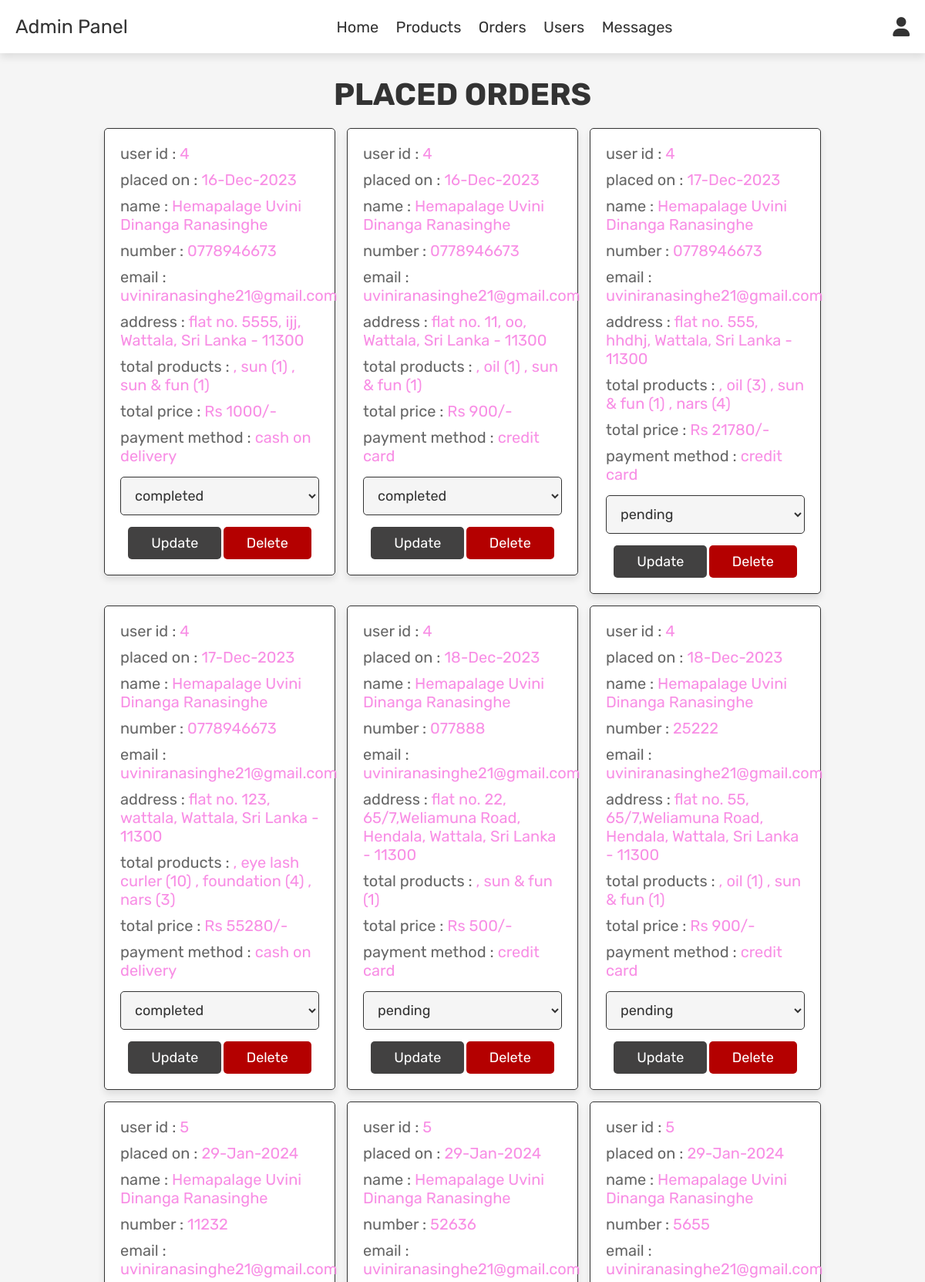
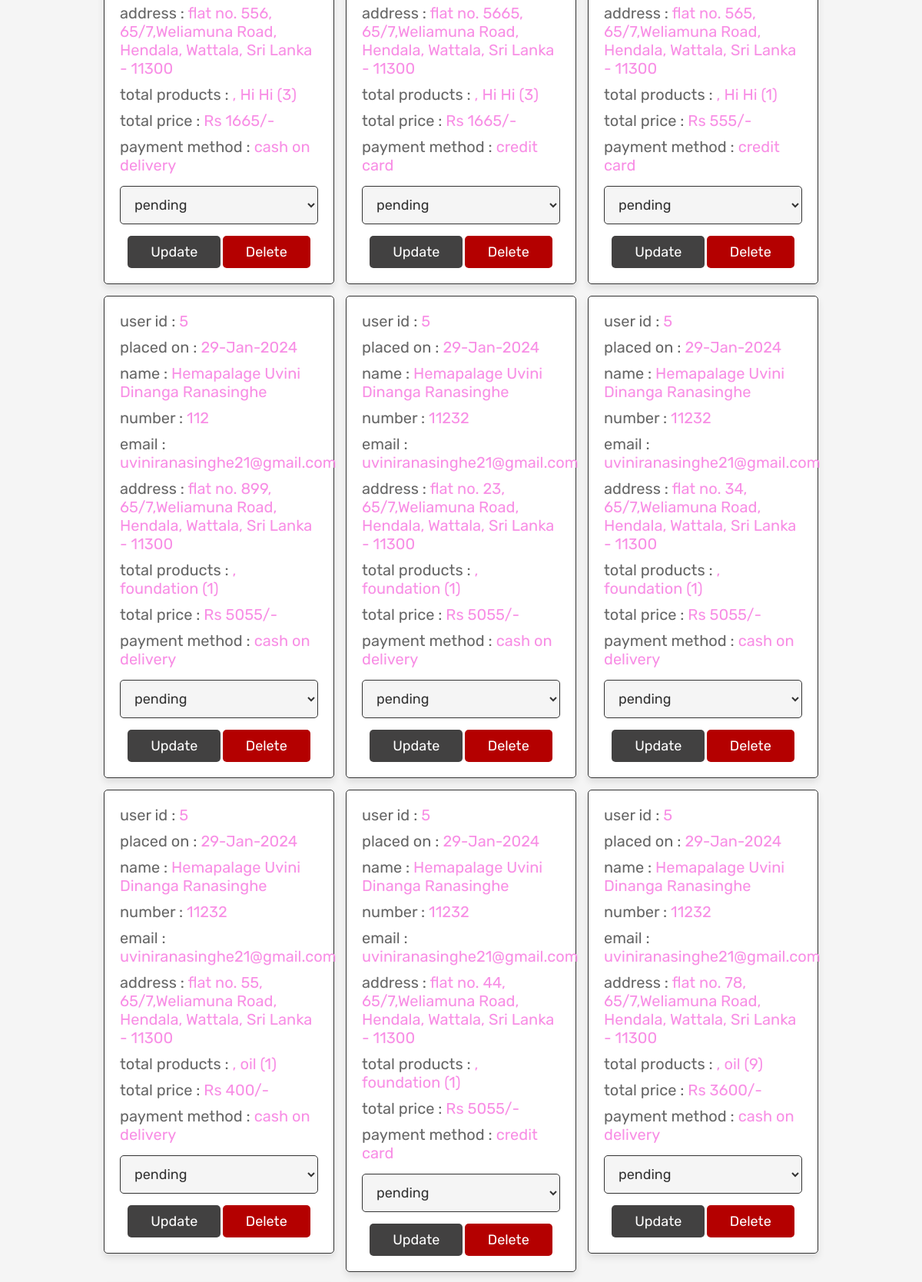
Screenshot of /admin_orders.php (signed in, upper part) with the database file from the repository (2 pictures, top to bottom).
### tables this page shows
CREATE TABLE `orders` (
  `id` int(100) NOT NULL,
  `user_id` int(100) NOT NULL,
  `name` varchar(100) NOT NULL,
  `number` varchar(12) NOT NULL,
  `email` varchar(100) NOT NULL,
  `method` varchar(50) NOT NULL,
  `address` varchar(500) NOT NULL,
  `total_products` varchar(1000) NOT NULL,
  `total_price` int(100) NOT NULL,
  `placed_on` varchar(50) NOT NULL,
  `payment_status` varchar(20) NOT NULL DEFAULT 'pending'
);

### admin_orders.php (the view, shortened to what this page needs)
<?php
include 'config.php';
?>
<!DOCTYPE html>
<html lang="en">
<head>
   <link rel="stylesheet" href="https://cdnjs.cloudflare.com/ajax/libs/font-awesome/6.0.0/css/all.min.css">
   <link rel="stylesheet" href="css/admin_style.css">
</head>
<body>
<?php include 'admin_header.php'; ?>
<section class="orders">
   <h1 class="title">placed orders</h1>
   <div class="box-container">
      <?php
      $select_orders = mysqli_query($conn, "SELECT * FROM `orders`") or die('query failed');
      if(mysqli_num_rows($select_orders) > 0){
         while($fetch_orders = mysqli_fetch_assoc($select_orders)){
      ?>
      <div class="box">
         <p> user id : <span><?php echo $fetch_orders['user_id']; ?></span> </p>
         <p> placed on : <span><?php echo $fetch_orders['placed_on']; ?></span> </p>
         <p> name : <span><?php echo $fetch_orders['name']; ?></span> </p>
         <p> number : <span><?php echo $fetch_orders['number']; ?></span> </p>
         <p> email : <span><?php echo $fetch_orders['email']; ?></span> </p>
         <p> address : <span><?php echo $fetch_orders['address']; ?></span> </p>
         <p> total products : <span><?php echo $fetch_orders['total_products']; ?></span> </p>
         <p> total price : <span>Rs <?php echo $fetch_orders['total_price']; ?>/-</span> </p>
         <p> payment method : <span><?php echo $fetch_orders['method']; ?></span> </p>
         <form action="" method="post">
            <select name="update_payment">
               <option value="" selected disabled><?php echo $fetch_orders['payment_status']; ?></option>
            </select>
            <input type="submit" value="update" name="update_order" class="option-btn">
            <a href="admin_orders.php?delete=<?php echo $fetch_orders['id']; ?>" onclick="return confirm('delete this order?');" class="delete-btn">delete</a>
         </form>
      </div>
      <?php
         }
      }else{
         echo '<p class="empty">no orders placed yet!</p>';
      }
      ?>
   </div>
</section>
</body>
</html>

### css/admin_style.css (style rules this page uses)
:root { --purple: #f88ee5; --red:#b40000; --orange:#424141; --black:#333; --white:#fff; --light-color:#666; --light-white:#ccc; --light-bg:#f5f5f5; --border:.1rem solid var(--black); --box-shadow:0 .5rem 1rem rgba(0,0,0,.1); }
* { font-family: 'Rubik', sans-serif; margin:0; padding:0; box-sizing: border-box; outline: none; border:none; text-decoration: none; transition:all .2s linear; }
html { font-size: 62.5%; overflow-x: hidden; }
body { background-color: var(--light-bg); }
section { padding:3rem 2rem; }
.title { text-align: center; margin-bottom: 2rem; text-transform: uppercase; color:var(--black); font-size: 4rem; }
.btn, .option-btn, .delete-btn, .white-btn { display: inline-block; margin-top: 1rem; padding:1rem 3rem; cursor: pointer; color:var(--white); font-size: 1.8rem; border-radius: .5rem; text-transform: capitalize; }
.option-btn { background-color: var(--orange); }
.delete-btn { background-color: var(--red); }
.orders .box-container { display: grid; grid-template-columns: repeat(auto-fit, 30rem); justify-content: center; gap:1.5rem; max-width: 1200px; margin:0 auto; align-items: flex-start; }
.orders .box-container .box { background-color: var(--white); padding:2rem; border:var(--border); box-shadow: var(--box-shadow); border-radius: .5rem; }
.orders .box-container .box p { padding-bottom: 1rem; font-size: 2rem; color:var(--light-color); }
.orders .box-container .box p span { color:var(--purple); }
.orders .box-container .box form { text-align: center; }
.orders .box-container .box form select { border-radius: .5rem; margin:.5rem 0; width: 100%; background-color: var(--light-bg); border:var(--border); padding:1.2rem 1.4rem; font-size: 1.8rem; color:var(--black); }

### rows the page displays
orders: user "4", placed_on "16-Dec-2023", name "Hemapalage Uvini Dinanga Ranasinghe", number "0778946673", email "uviniranasinghe21@gmail.com", address "flat no. 5555, ijj, Wattala, Sri Lanka - 11300", total_products ", sun (1) , sun & fun (1)", total_price "1000", method "cash on delivery", update_payment "completed"
orders: user "4", placed_on "16-Dec-2023", name "Hemapalage Uvini Dinanga Ranasinghe", number "0778946673", email "uviniranasinghe21@gmail.com", address "flat no. 11, oo, Wattala, Sri Lanka - 11300", total_products ", oil (1) , sun & fun (1)", total_price "900", method "credit card", update_payment "completed"
orders: user "4", placed_on "17-Dec-2023", name "Hemapalage Uvini Dinanga Ranasinghe", number "0778946673", email "uviniranasinghe21@gmail.com", address "flat no. 555, hhdhj, Wattala, Sri Lanka - 11300", total_products ", oil (3) , sun & fun (1) , nars (4)", total_price "21780", method "credit card", update_payment "pending"
orders: user "4", placed_on "17-Dec-2023", name "Hemapalage Uvini Dinanga Ranasinghe", number "0778946673", email "uviniranasinghe21@gmail.com", address "flat no. 123, wattala, Wattala, Sri Lanka - 11300", total_products ", eye lash curler (10) , foundation (4) , nars (3)", total_price "55280", method "cash on delivery", update_payment "completed"
orders: user "4", placed_on "18-Dec-2023", name "Hemapalage Uvini Dinanga Ranasinghe", number "077888", email "uviniranasinghe21@gmail.com", address "flat no. 22, 65/7,Weliamuna Road, Hendala, Wattala, Sri Lanka - 11300", total_products ", sun & fun (1)", total_price "500", method "credit card", update_payment "pending"
orders: user "4", placed_on "18-Dec-2023", name "Hemapalage Uvini Dinanga Ranasinghe", number "25222", email "uviniranasinghe21@gmail.com", address "flat no. 55, 65/7,Weliamuna Road, Hendala, Wattala, Sri Lanka - 11300", total_products ", oil (1) , sun & fun (1)", total_price "900", method "credit card", update_payment "pending"
orders: user "5", placed_on "29-Jan-2024", name "Hemapalage Uvini Dinanga Ranasinghe", number "11232", email "uviniranasinghe21@gmail.com", address "flat no. 556, 65/7,Weliamuna Road, Hendala, Wattala, Sri Lanka - 11300", total_products ", Hi Hi (3)", total_price "1665", method "cash on delivery", update_payment "pending"
orders: user "5", placed_on "29-Jan-2024", name "Hemapalage Uvini Dinanga Ranasinghe", number "52636", email "uviniranasinghe21@gmail.com", address "flat no. 5665, 65/7,Weliamuna Road, Hendala, Wattala, Sri Lanka - 11300", total_products ", Hi Hi (3)", total_price "1665", method "credit card", update_payment "pending"
orders: user "5", placed_on "29-Jan-2024", name "Hemapalage Uvini Dinanga Ranasinghe", number "5655", email "uviniranasinghe21@gmail.com", address "flat no. 565, 65/7,Weliamuna Road, Hendala, Wattala, Sri Lanka - 11300", total_products ", Hi Hi (1)", total_price "555", method "credit card", update_payment "pending"
orders: user "5", placed_on "29-Jan-2024", name "Hemapalage Uvini Dinanga Ranasinghe", number "112", email "uviniranasinghe21@gmail.com", address "flat no. 899, 65/7,Weliamuna Road, Hendala, Wattala, Sri Lanka - 11300", total_products ", foundation (1)", total_price "5055", method "cash on delivery", update_payment "pending"
orders: user "5", placed_on "29-Jan-2024", name "Hemapalage Uvini Dinanga Ranasinghe", number "11232", email "uviniranasinghe21@gmail.com", address "flat no. 23, 65/7,Weliamuna Road, Hendala, Wattala, Sri Lanka - 11300", total_products ", foundation (1)", total_price "5055", method "cash on delivery", update_payment "pending"
orders: user "5", placed_on "29-Jan-2024", name "Hemapalage Uvini Dinanga Ranasinghe", number "11232", email "uviniranasinghe21@gmail.com", address "flat no. 34, 65/7,Weliamuna Road, Hendala, Wattala, Sri Lanka - 11300", total_products ", foundation (1)", total_price "5055", method "cash on delivery", update_payment "pending"
orders: user "5", placed_on "29-Jan-2024", name "Hemapalage Uvini Dinanga Ranasinghe", number "11232", email "uviniranasinghe21@gmail.com", address "flat no. 55, 65/7,Weliamuna Road, Hendala, Wattala, Sri Lanka - 11300", total_products ", oil (1)", total_price "400", method "cash on delivery", update_payment "pending"
orders: user "5", placed_on "29-Jan-2024", name "Hemapalage Uvini Dinanga Ranasinghe", number "11232", email "uviniranasinghe21@gmail.com", address "flat no. 44, 65/7,Weliamuna Road, Hendala, Wattala, Sri Lanka - 11300", total_products ", foundation (1)", total_price "5055", method "credit card", update_payment "pending"
orders: user "5", placed_on "29-Jan-2024", name "Hemapalage Uvini Dinanga Ranasinghe", number "11232", email "uviniranasinghe21@gmail.com", address "flat no. 78, 65/7,Weliamuna Road, Hendala, Wattala, Sri Lanka - 11300", total_products ", oil (9)", total_price "3600", method "cash on delivery", update_payment "pending"
